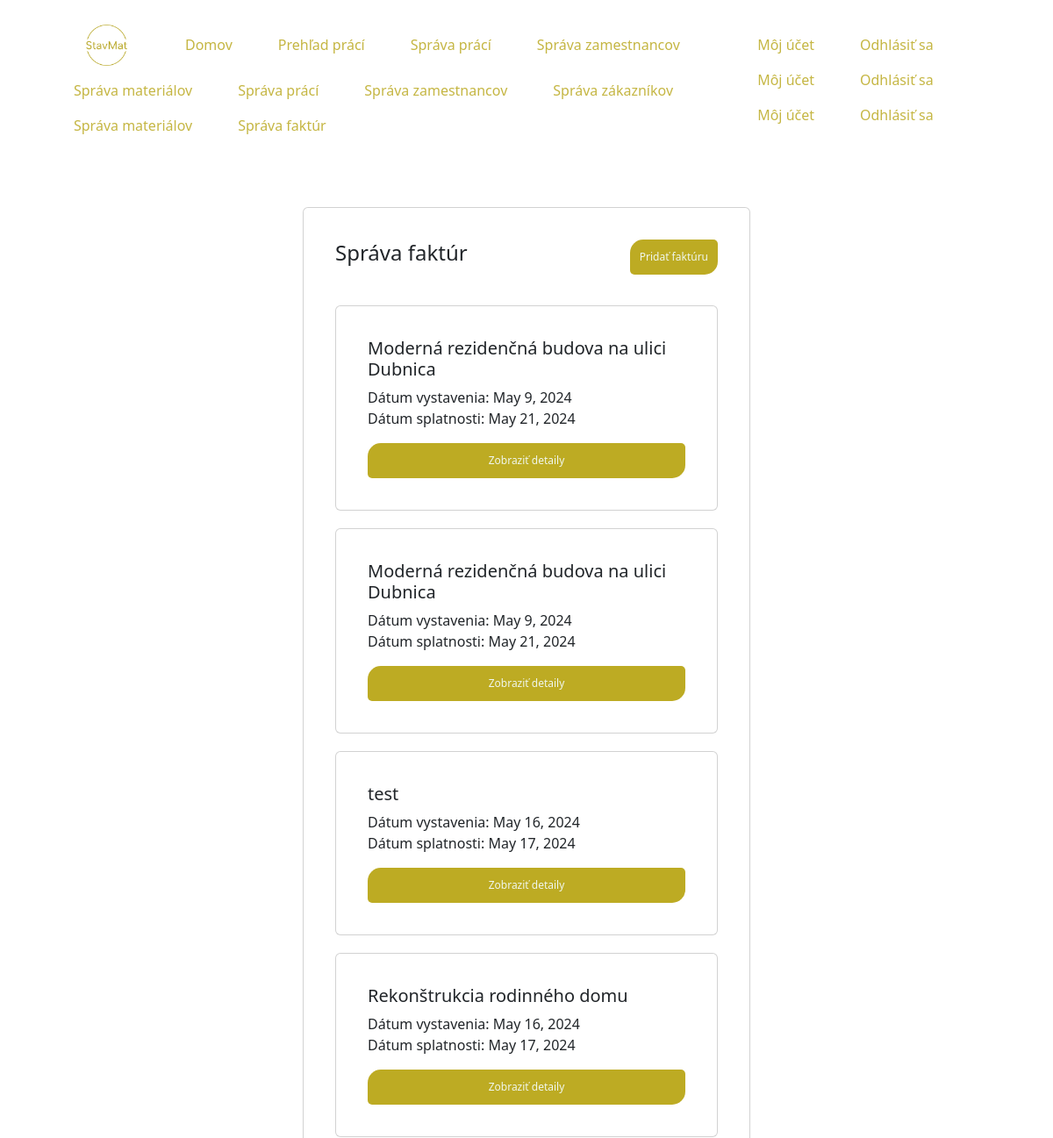
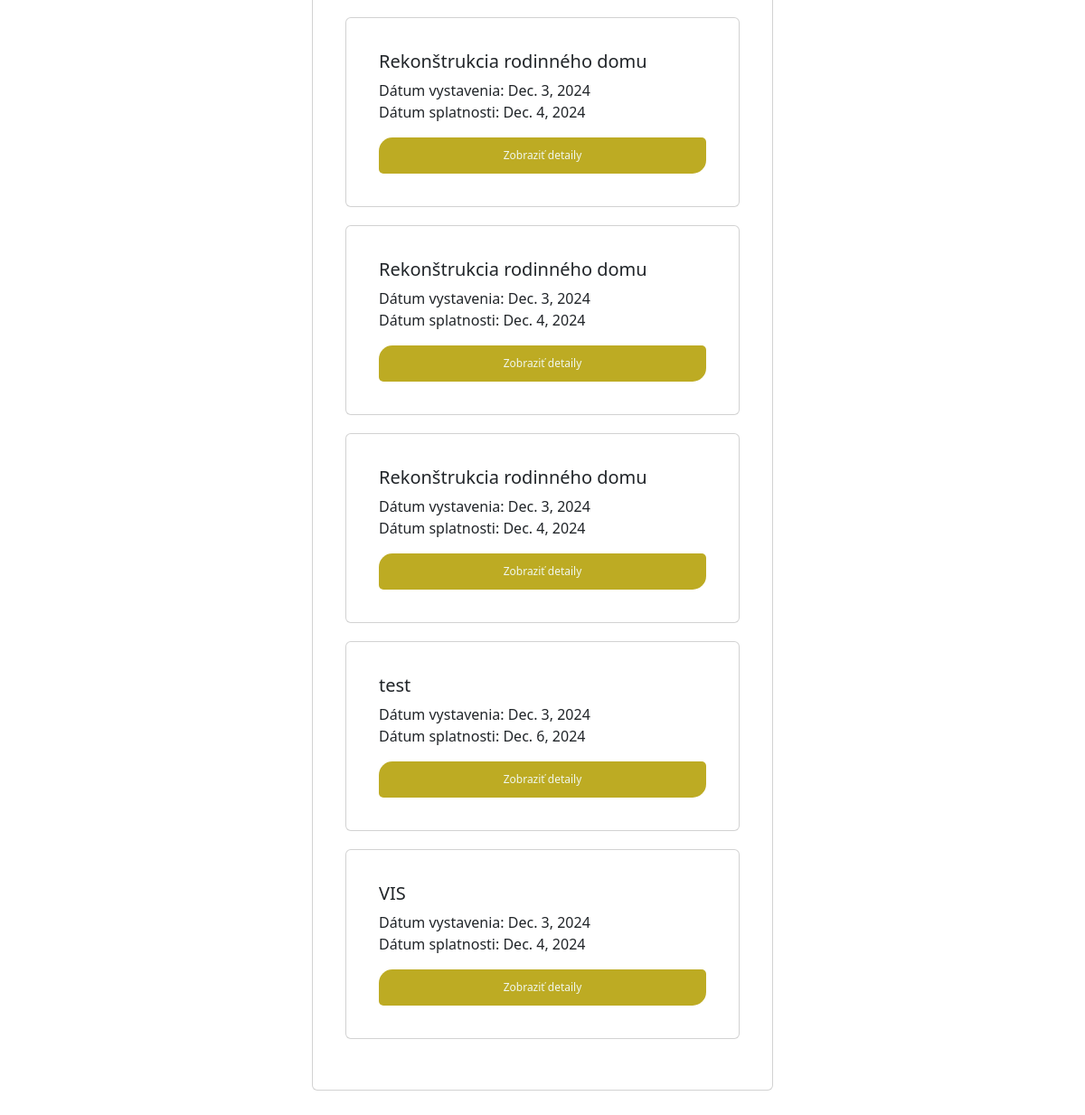
The page /employee/faktura/ (signed in) on the database its author committed (2 pictures, top to bottom).
### stavMat/models.py (models this page shows, shortened)
class Faktura(models.Model):
    datum_vystavenia = models.DateField(verbose_name='Dátum vystavenia', auto_now_add=True)
    datum_splatnosti = models.DateField('datum splatnosti')
    suma = models.DecimalField(max_digits=10, decimal_places=2)
    UHRADENÁ = 'U'
    NEUHRADENÁ = 'N'
    STAVY_PLATIEB = [
        (UHRADENÁ, 'Uhradená'),
        (NEUHRADENÁ, 'Neuhradená'),
    ]
    stav_platby = models.CharField(max_length=20, choices=STAVY_PLATIEB)
    projekt = models.ForeignKey('Projekt', null=True, on_delete=models.CASCADE)

class Projekt(models.Model):
    nazov = models.CharField(max_length=100, verbose_name='Názov')
    popis = models.TextField()
    adresa = models.CharField(max_length=30)
    psc = models.CharField(max_length=10, verbose_name='PSČ')
    mesto = models.CharField(max_length=20)
    stat = models.CharField(max_length=30, verbose_name='Štát')
    datum_zaciatku = models.DateField('Dátum začiatku')
    datum_ukoncenia = models.DateField(verbose_name='Dátum ukončenia', null=True, blank=True)
    UKONČENÝ = 'U'
    NEUKONČENÝ = 'N'
    STAVY_PROJEKTU = [
        (UKONČENÝ, 'Ukončený'),
        (NEUKONČENÝ, 'Neukončený'),
    ]
    stav = models.CharField(max_length=50, choices=STAVY_PROJEKTU)
    celkovy_rozpocet = models.DecimalField(max_digits=10, decimal_places=2, verbose_name='Celkový rozpočet')
    zakaznik = models.ForeignKey('Zakaznici', null=True, on_delete=models.CASCADE, verbose_name='Zákazník')

### stavMat/views.py (the view)
# urls.py: path('employee/faktura/', views.employee_faktura, name='employee_faktura'),
@login_required
def employee_faktura(request):
    faktura = Faktura.objects.all()
    return render(request, 'stavMat/login_employee_faktura.html', {'faktura': faktura})

### stavMat/templates/stavMat/login_employee_faktura.html (shortened to what this page needs)
{% extends "stavMat/base_customer.html" %}
{% load static %}
{% block head %}
    <link rel="stylesheet" type="text/css" href="{% static 'customer_project.css' %}">
{% endblock %}
{% block body %}
    <div class="container section">
        <div class="card">
            <div class="card-body">
                <div class="card-head">
                    <h4 class="card-title">Správa faktúr</h4>
                    <div class="row">
                        <div class="col">
                            <a class="btn" type="submit" href="{% url 'create_faktura' %}">Pridať
                                faktúru</a>
                        </div>
                    </div>
                </div>
                {% for f in faktura %}
                    <div class="card">
                        <div class="card-body">
                            <h5 class="card-title">
                                {{ f.projekt.nazov }}
                            </h5>
                            <p class="card-text">
                                Dátum vystavenia: {{ f.datum_vystavenia }}
                                <br>
                                Dátum splatnosti:
                                {% if f.datum_splatnosti is not None %}
                                    {{ f.datum_splatnosti }}
                                {% else %}
                                    ----
                                {% endif %}
                            </p>
                            <div class="row">
                                <div class="col">
                                    <a class="btn" type="submit" href="{% url 'faktura_info' f.pk%}">Zobraziť
                                        detaily</a>
                                </div>
                            </div>
                        </div>
                    </div>
                {% endfor %}
            </div>
        </div>
    </div>
{% endblock %}

### stavMat/templates/stavMat/base_customer.html (shortened to what this page needs)
{% load static %}
<!DOCTYPE html>
<html lang="cz">
<head>
    <link href="https://cdn.jsdelivr.net/npm/bootstrap@5.3.3/dist/css/bootstrap.min.css" rel="stylesheet"
>
    <link href="{% static 'customer_index.css' %}" rel="stylesheet">
    {% block head %}
    {% endblock %}
</head>
<body>
<div class="container-fluid px-5 pb-2 header">
    <div class="left-items">
        <ul class="nav">
            <li class="nav-item">
                <a class="nav-link" href="{% url 'index' %}">
                    <img src="{% static 'resources/Logo.png' %}" width="75" height="46.76">
                </a>
            </li>
            <li class="nav-item">
                <a class="nav-link active" href="{% url 'customer' %}">Domov</a>
            </li>
            {% if user.is_authenticated %}
                {% if user.groups.all %}
                    {% for group in user.groups.all %}
                        {% if group.name == 'Zamestnanec' %}
                            <li class="nav-item">
                                <a class="nav-link" href="{% url 'employee_work' %}">Prehľad prácí</a>
                            </li>
                        {% endif %}
                        {% if group.name == 'Hlavný zamestnanec' %}
                            <li class="nav-item">
                                <a class="nav-link" href="{% url 'employee_work' %}">Správa prácí</a>
                            </li>
                            <li class="nav-item">
                                <a class="nav-link" href="{% url 'employee_details' %}">Správa zamestnancov</a>
                            </li>
                            <li class="nav-item">
                                <a class="nav-link" href="{% url 'employee_materials' %}">Správa materiálov</a>
                            </li>
                        {% endif %}
                        {% if group.name == 'Vedúci podniku' %}
                            <li class="nav-item">
                                <a class="nav-link" href="{% url 'employee_work' %}">Správa prácí</a>
                            </li>
                            <li class="nav-item">
                                <a class="nav-link" href="{% url 'employee_details' %}">Správa zamestnancov</a>
                            </li>
                            <li class="nav-item">
                                <a class="nav-link" href="{% url 'employee_customer' %}">Správa zákazníkov</a>
                            </li>
                            <li class="nav-item">
                                <a class="nav-link" href="{% url 'employee_materials' %}">Správa materiálov</a>
                            </li>
                            <li class="nav-item">
                                <a class="nav-link" href="{% url 'employee_faktura' %}">Správa faktúr</a>
                            </li>
                        {% endif %}
                    {% endfor %}
                {% endif %}
            {% endif %}
        </ul>
    </div>
    <div class="right-items">
        <ul class="nav">
            {% if user.is_authenticated %}
                {% for group in user.groups.all %}
                    {% if group.name == 'Zákazník' %}
                        <li class="nav-item">
                            <a class="nav-link" href="{% url 'user_account' %}">Môj účet</a>
                        </li>
                        <li class="nav-item">
                            <a class="nav-link" href="{% url 'logout_customer' %}">Odhlásiť sa</a>
                        </li>
                    {% else %}
                        <li class="nav-item">
                            <a class="nav-link" href="{% url 'employee_account' %}">Môj účet</a>
                        </li>
                        <li class="nav-item">
                            <a class="nav-link" href="{% url 'logout_employee' %}">Odhlásiť sa</a>
                        </li>
                    {% endif %}
                {% endfor %}
            {% endif %}
        </ul>
    </div>
</div>
{% block body %}
{% endblock %}
</body>
</html>

### stavMat/static/customer_index.css (style rules this page uses)
.header { display: flex; justify-content: space-between; align-items: center; margin: 20px auto; }
.nav { display: flex; align-items: center; padding: 0; margin: 0; }
.nav-item { margin-left: 20px; }
a.nav-link { color: #C5B643; text-decoration: none; }

### stavMat/static/customer_project.css (style rules this page uses)
.section { display: flex; align-items: center; justify-content: center; padding: 45px; width: 75vh; }
.card { width: 100%; margin: 0 0 20px 0; padding: 20px; }
.card-head { display: flex; flex-direction: row; justify-content: space-between; align-items: center; margin-bottom: 35px; }
.btn { padding: 10px; background-color: #BDAB23; color: #F0F7EE; font-size: 12px; width: 100%; border-radius: 15px 5px 15px 5px; }

### rows shown on the page
Faktura: projekt.nazov "Moderná rezidenčná budova na ulici Dubnica", datum_vystavenia "May 9, 2024", datum_splatnosti "May 21, 2024"
Faktura: projekt.nazov "Moderná rezidenčná budova na ulici Dubnica", datum_vystavenia "May 9, 2024", datum_splatnosti "May 21, 2024"
Faktura: projekt.nazov "test", datum_vystavenia "May 16, 2024", datum_splatnosti "May 17, 2024"
Faktura: projekt.nazov "Rekonštrukcia rodinného domu", datum_vystavenia "May 16, 2024", datum_splatnosti "May 17, 2024"
Faktura: projekt.nazov "Rekonštrukcia rodinného domu", datum_vystavenia "Dec. 3, 2024", datum_splatnosti "Dec. 4, 2024"
Faktura: projekt.nazov "Rekonštrukcia rodinného domu", datum_vystavenia "Dec. 3, 2024", datum_splatnosti "Dec. 4, 2024"
Faktura: projekt.nazov "Rekonštrukcia rodinného domu", datum_vystavenia "Dec. 3, 2024", datum_splatnosti "Dec. 4, 2024"
Faktura: projekt.nazov "test", datum_vystavenia "Dec. 3, 2024", datum_splatnosti "Dec. 6, 2024"
Faktura: projekt.nazov "VIS", datum_vystavenia "Dec. 3, 2024", datum_splatnosti "Dec. 4, 2024"
